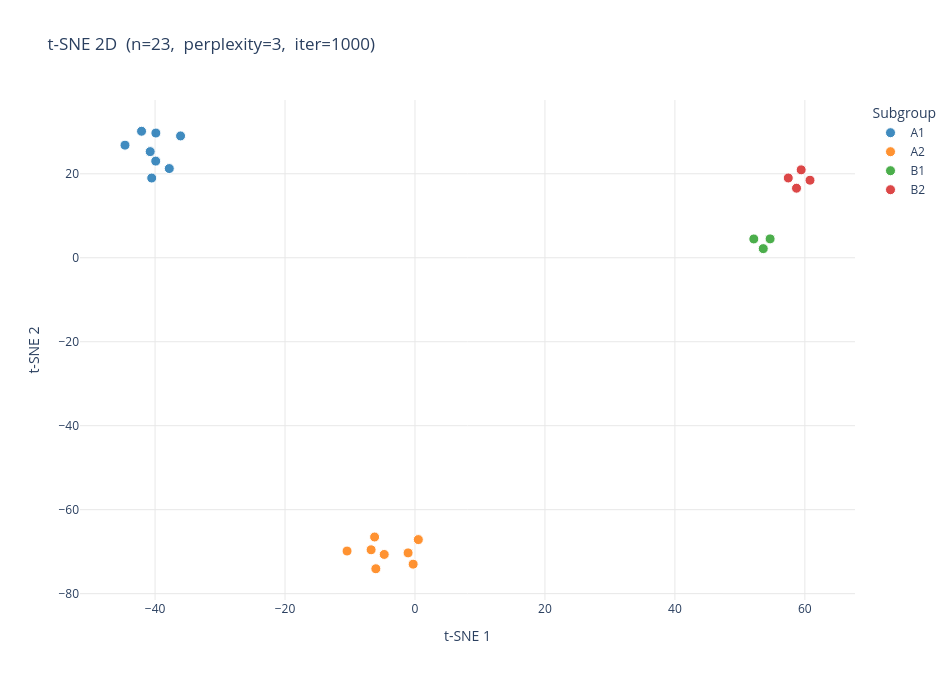

This figure's notebook cell:
### Markdown cell above
#### t-SNE — 2D

t-SNE preserves local neighborhood structure. Well-separated clusters indicate the model has learned class-discriminative features.

### Code cell
plot_tsne(embeddings, result, output_path=None, dimensions=2)

### Figure 1 — Plotly figure (JSON) as saved in the notebook; plotly's stock layout.template omitted (floating-point values rounded to 4 significant figures)
{"data": [{"hovertemplate": "%{text}<extra>A1</extra>", "marker": {"color": "#1f77b4", "line": {"color": "white", "width": 1}, "opacity": 0.85, "size": 10}, "mode": "markers", "name": "A1", "text": ["images/A1/220622-225403-corn-HB-25000SBC-54e94639.png", "images/A1/220622-225403-corn-HB-25000SBC-af33e7ca.png", "images/A1/220622-225403-corn-HB-25000SBC-fda2adee.png", "images/A1/220622-225404-corn-HB-25000SBC-58235c1f.png", "images/A1/220622-225405-corn-HB-25000SBC-328a4c61.png", "images/A1/220622-225405-corn-HB-25000SBC-68fd040c.png", "images/A1/220622-225405-corn-HB-25000SBC-7a2bde6a.png", "images/A1/220622-225405-corn-HB-25000SBC-a45a936e.png"], "type": "scatter", "x": [-40.52, -39.9, -37.81, -40.75, -39.88, -44.63, -42.08, -36.08], "y": [18.98, 23.01, 21.24, 25.28, 29.7, 26.81, 30.13, 29.01]}, {"hovertemplate": "%{text}<extra>A2</extra>", "marker": {"color": "#ff7f0e", "line": {"color": "white", "width": 1}, "opacity": 0.85, "size": 10}, "mode": "markers", "name": "A2", "text": ["images/A2/190627-090900-corn-nikon_d610-bded43cb.JPG", "images/A2/190627-090901-corn-nikon_d610-67679dac.JPG", "images/A2/190627-091105-corn-nikon_d610-8d6b86d0.JPG", "images/A2/190627-091202-corn-nikon_d610-b7725cb0.JPG", "images/A2/190627-090803-corn-nikon_d610-84e374af.JPG", "images/A2/190627-091502-corn-nikon_d610-ba4f7547.JPG", "images/A2/190627-091503-corn-nikon_d610-e2cc5642.JPG", "images/A2/190627-091801-corn-nikon_d610-94fd680b.JPG"], "type": "scatter", "x": [0.5127, -6.025, -6.215, -4.736, -0.2828, -10.45, -1.062, -6.753], "y": [-67.13, -74.07, -66.51, -70.66, -72.98, -69.85, -70.29, -69.55]}, {"hovertemplate": "%{text}<extra>B1</extra>", "marker": {"color": "#2ca02c", "line": {"color": "white", "width": 1}, "opacity": 0.85, "size": 10}, "mode": "markers", "name": "B1", "text": ["images/B1/220608-143001-soybeans-HB-25000SBC-37dc1b2c.png", "images/B1/220608-143001-soybeans-HB-25000SBC-754c6a11.png", "images/B1/220608-143001-soybeans-HB-25000SBC-8235f317.png"], "type": "scatter", "x": [52.14, 53.6, 54.65], "y": [4.471, 2.169, 4.493]}, {"hovertemplate": "%{text}<extra>B2</extra>", "marker": {"color": "#d62728", "line": {"color": "white", "width": 1}, "opacity": 0.85, "size": 10}, "mode": "markers", "name": "B2", "text": ["images/B2/210625-131202-soybeans-Anafi-fce5a850.JPG", "images/B2/210625-131205-soybeans-Anafi-8bc119e3.JPG", "images/B2/210625-131303-soybeans-Anafi-614a4aea.JPG", "images/B2/210625-131501-soybeans-Anafi-49b5fd6d.JPG"], "type": "scatter", "x": [57.45, 59.43, 60.79, 58.71], "y": [18.99, 20.93, 18.47, 16.56]}], "layout": {"height": 680, "legend": {"font": {"size": 12}, "title": {"text": "Subgroup"}}, "paper_bgcolor": "white", "plot_bgcolor": "white", "title": {"font": {"size": 17}, "text": "t-SNE 2D  (n=23,  perplexity=3,  iter=1000)"}, "width": 950, "xaxis": {"gridcolor": "#e8e8e8", "showgrid": true, "title": {"text": "t-SNE 1"}, "zeroline": false}, "yaxis": {"gridcolor": "#e8e8e8", "showgrid": true, "title": {"text": "t-SNE 2"}, "zeroline": false}}}
